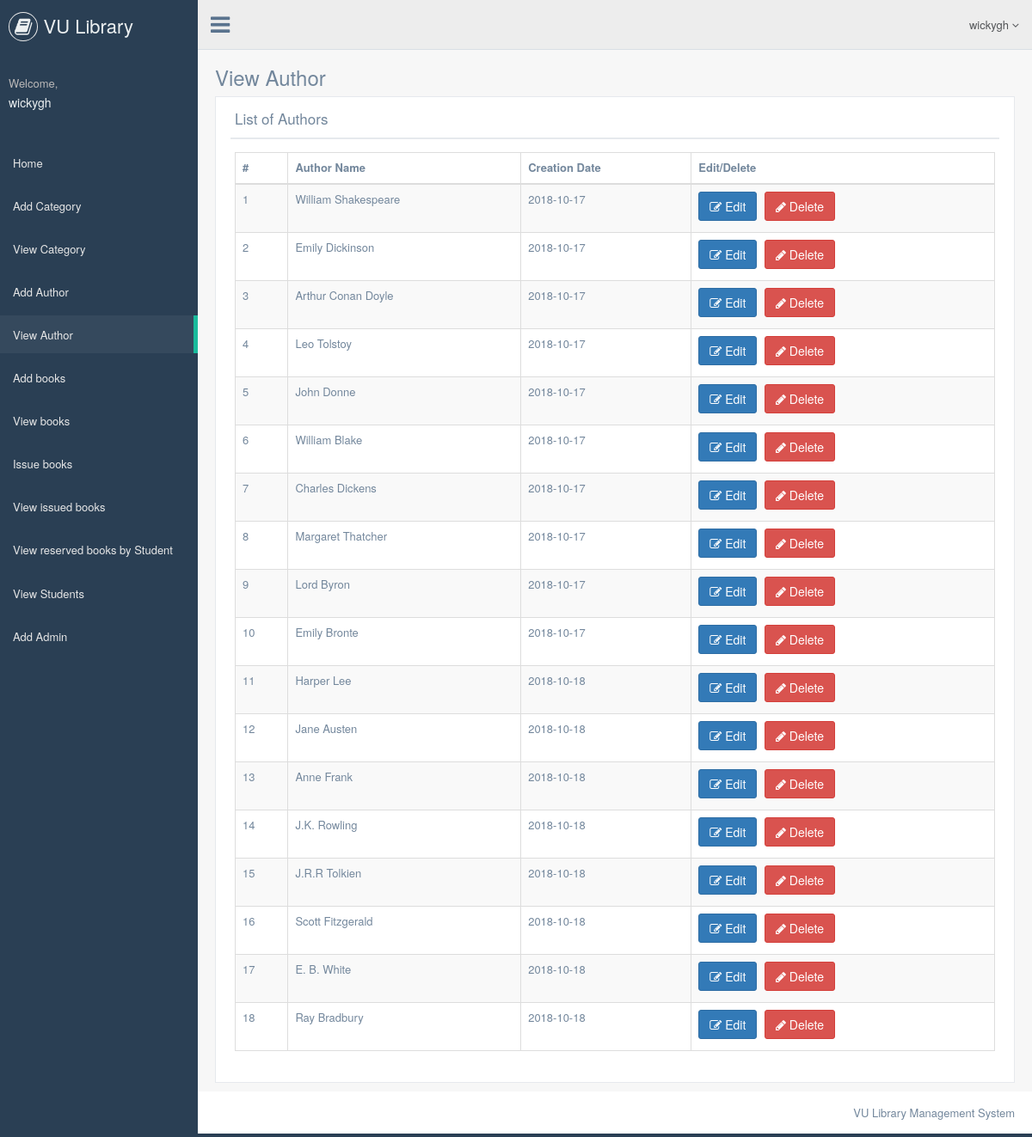
The app's page /admin/viewauthor.php (signed in) with its own data.
### tables this page shows
CREATE TABLE `author` (
  `authorid` int(11) NOT NULL,
  `authorname` varchar(40) NOT NULL,
  `authordate` date NOT NULL
);

### admin/viewauthor.php (the view, shortened to what this page needs)
    <?php
include("include/header.php");
include("include/connect.php");
?>
        <div class="right_col" role="main">
            <div class="">
                <div class="page-title">
                    <div class="title_left">
                        <h3>View Author</h3>
                    </div>
                </div>
                <div class="clearfix"></div>
                <div class="row" style="min-height:500px">
                    <div class="col-md-12 col-sm-12 col-xs-12">
                        <div class="x_panel">
                            <div class="x_title">
                                <h2>List of Authors</h2>
                                <div class="clearfix"></div>
                            </div>
                            <div class="x_content">
                                <table class="table table-striped table-bordered table-hover" id="dataTables-example">
                                    <thead>
                                        <tr>
                                            <th>#</th>
                                            <th>Author Name</th>
                                            <th>Creation Date</th>
                                            <th> Edit/Delete</th>
                                        </tr>
                                    </thead>
                                    <tbody>
                                    <?php $sql = "SELECT * from  author";
                                    $query = $dbh -> prepare($sql);
                                    $query->execute();
                                    $results=$query->fetchAll(PDO::FETCH_OBJ);
                                    $cnt=1;
                                    if($query->rowCount() > 0)
                                    {
                                    foreach($results as $result)
                                    {               ?>
                                        <tr class="odd gradeX">
                                            <td class="center"><?php echo htmlentities($cnt);?></td>
                                            <td class="center"><?php echo htmlentities($result->authorname);?></td>
                                            <td class="center"><?php echo htmlentities($result->authordate);?></td>
                                            <td class="center">
                                            <a href="editauthor.php?authid=<?php echo htmlentities($result->authorid);?>"><button class="btn btn-primary"><i class="fa fa-edit "></i> Edit</button>
                                          <a href="viewauthor.php?del=<?php echo htmlentities($result->authorid);?>" onclick="return confirm('Are you sure you want to delete <?php echo $result->authorname ?> ?');"" >  <button class="btn btn-danger"><i class="fa fa-pencil"></i> Delete</button>
                                            </td>
                                        </tr>
                                    <?php $cnt=$cnt+1;}} ?>
                                    </tbody>
                                </table>
                            </div>
                        </div>
                    </div>
                </div>
            </div>
        </div>
<?php
include("include/footer.php");
?>

### admin/include/header.php (shortened to what this page needs)
<!DOCTYPE html>
<html lang="en">
<head>
    <link href="css/bootstrap.min.css" rel="stylesheet">
    <link href="css/font-awesome.min.css" rel="stylesheet">
    <link href="css/nprogress.css" rel="stylesheet">
    <link href="css/custom.min.css" rel="stylesheet">
</head>
<body class="nav-md">
<div class="container body">
    <div class="main_container">
        <div class="col-md-3 left_col">
            <div class="left_col scroll-view">
                <div class="navbar nav_title" style="border: 0;">
                    <a href="viewstudents.php" class="site_title"><i class="fa fa-book"></i> <span>VU Library</span></a>
                </div>
                <div class="profile clearfix">
                    <div class="profile_info">
                        <span>Welcome,</span>
                        <h2><?php $name=$_SESSION['sessionid'];
                        echo $name;
                        ?></h2>
                    </div>
                    <div class="clearfix"></div>
                </div>
                <br/>
                <div id="sidebar-menu" class="main_menu_side hidden-print main_menu">
                    <div class="menu_section">
                        <ul class="nav side-menu">
                            <li><a href="dashboard.php">Home</a></li>
                            <li><a href="addcategory.php">Add Category</a></li>
                            <li><a href="viewcategory.php">View Category</a></li>
                            <li><a href="addauthor.php">Add Author</a></li>
                            <li><a href="viewauthor.php">View Author</a></li>
                            <li><a href="addbook.php">Add books</a></li>
                            <li><a href="viewbook.php">View books</a></li>
                            <li><a href="issuebook.php">Issue books</a></li>
                            <li><a href="viewissue.php">View issued books</a></li>
                            <li><a href="viewreserve.php">View reserved books by Student</a></li>
                            <li><a href="viewstudents.php">View Students</a></li>
                            <li><a href="addadmins.php">Add Admin</a></li>
                        </ul>
                    </div>
                </div>
            </div>
        </div>
        <div class="top_nav">
            <div class="nav_menu">
                <nav>
                    <div class="nav toggle">
                        <a id="menu_toggle"><i class="fa fa-bars"></i></a>
                    </div>
                    <ul class="nav navbar-nav navbar-right">
                        <li class="">
                            <a href="javascript:;" class="user-profile dropdown-toggle" data-toggle="dropdown"
                               aria-expanded="false">
                                <?php $name=$_SESSION['sessionid'];
                        echo $name;
                        ?>
                                <span class=" fa fa-angle-down"></span>
                            </a>
                        </li>
                    </ul>
                </nav>
            </div>
        </div>

### admin/include/footer.php (shortened to what this page needs)
<footer>
            <div class="pull-right">
               VU Library Management System
            </div>
            <div class="clearfix"></div>
        </footer>
    </div>
</div>
</body>
</html>

### records on screen
author: authorname "William Shakespeare", authordate "2018-10-17"
author: authorname "Emily Dickinson", authordate "2018-10-17"
author: authorname "Arthur Conan Doyle", authordate "2018-10-17"
author: authorname "Leo Tolstoy", authordate "2018-10-17"
author: authorname "John Donne", authordate "2018-10-17"
author: authorname "William Blake", authordate "2018-10-17"
author: authorname "Charles Dickens", authordate "2018-10-17"
author: authorname "Margaret Thatcher", authordate "2018-10-17"
author: authorname "Lord Byron", authordate "2018-10-17"
author: authorname "Emily Bronte", authordate "2018-10-17"
author: authorname "Harper Lee", authordate "2018-10-18"
author: authorname "Jane Austen", authordate "2018-10-18"
author: authorname "Anne Frank", authordate "2018-10-18"
author: authorname "J.K. Rowling", authordate "2018-10-18"
author: authorname "J.R.R Tolkien", authordate "2018-10-18"
author: authorname "Scott Fitzgerald", authordate "2018-10-18"
author: authorname "E. B. White", authordate "2018-10-18"
author: authorname "Ray Bradbury", authordate "2018-10-18"

### other values on screen
$name "wickygh"
